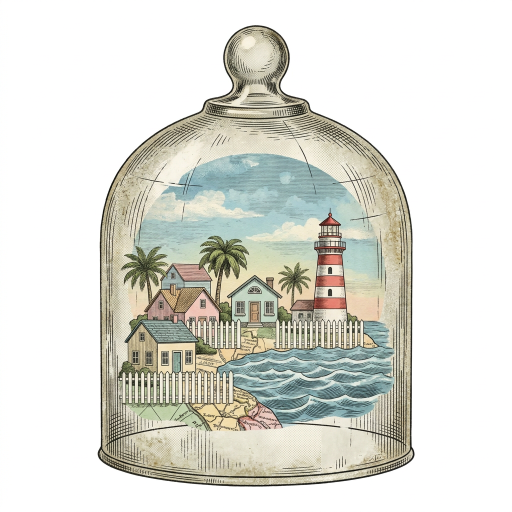
#> input picture assets/gen/globe.png, 1024 x 1024 px (shown at 1/2 size)
$ python -i cutout.py   (imports and definitions only)
#> lines starting #> are read from the running program, lines starting #| are printed output that depends on the picture; after the words box and inside, x2 and y2 are one past the last pixel; in counts of white or black regions, pixels touching at a corner belong together
### scripts/pv/core.py
"""Rendering toolkit for the PV: timing, easing, type, footage, textures, post."""
import os, json, math, functools
import numpy as np, cv2, skia

W, H, FPS = 1920, 1080, 30
SPB = 0.344828; PRE = 16
ROOT = os.path.dirname(os.path.dirname(os.path.dirname(os.path.abspath(__file__))))
def b2t(b): return (b + PRE) * SPB
def t2b(t): return t / SPB - PRE

PAPER = (236, 232, 223); INK = (20, 18, 16); RED = (214, 38, 30); WHITE = (250, 248, 242); BLACK = (8, 8, 9)
GREY = (120, 116, 110)
def col(rgb, a=1.0): return skia.Color(int(rgb[0]), int(rgb[1]), int(rgb[2]), int(max(0, min(1, a)) * 255))
def mixc(a, b, k): return tuple(a[i] + (b[i] - a[i]) * k for i in range(3))

# ---------------------------------------------------------------- easing
def c01(x): return 0.0 if x < 0 else (1.0 if x > 1 else x)
def lin(t, a, b): return c01((t - a) / (b - a)) if b != a else float(t >= b)
def out_cubic(x): x = c01(x); return 1 - (1 - x) ** 3
def out_quint(x): x = c01(x); return 1 - (1 - x) ** 5
def out_expo(x): x = c01(x); return 1.0 if x >= 1 else 1 - 2 ** (-10 * x)
def in_cubic(x): x = c01(x); return x ** 3
def in_out(x): x = c01(x); return 3 * x * x - 2 * x ** 3
def out_back(x, s=1.70158): x = c01(x); return 1 + (s + 1) * (x - 1) ** 3 + s * (x - 1) ** 2
def lerp(a, b, k): return a + (b - a) * k
def pulse(t, t0, decay=0.18): return math.exp(-(t - t0) / decay) if t >= t0 else 0.0
def rnd(seed):  # deterministic hash -> [0,1)
    x = math.sin(seed * 127.1 + 311.7) * 43758.5453; return x - math.floor(x)

# ---------------------------------------------------------------- fonts
F = os.path.join(ROOT, 'assets', 'fonts')
_FILES = dict(serif=F + '/Playfair.ttf', serifi=F + '/PlayfairItalic.ttf', bodoni=F + '/BodoniModa.ttf',
              anton=F + '/Anton-Regular.ttf', mono=F + '/SpaceMono-Regular.ttf', monob=F + '/SpaceMono-Bold.ttf',
              cn='/usr/share/fonts/adobe-source-han-serif/SourceHanSerifCN-Medium.otf',
              cnb='/usr/share/fonts/adobe-source-han-serif/SourceHanSerifCN-Heavy.otf',
              cnl='/usr/share/fonts/adobe-source-han-serif/SourceHanSerifCN-Light.otf',
              jpb=('/usr/share/fonts/noto-cjk/NotoSansCJK-Black.ttc', 0))
_TAG = 0x77676874
# [15 lines left out: functions typeface, font, not called in this run]
def text_w(s, f, tracking=0.0):
    return f.measureText(s) + tracking * max(0, len(s) - 1)

# [46 lines left out: functions draw_text, draw_text_arc, rect, circle, line, arc, not called in this run]

# ---------------------------------------------------------------- footage
class Movie:
    """frame-accurate-ish access to the movie (top 1280x600, subtitles cropped away)."""
    def __init__(self, path=os.path.join(ROOT, 'src', 'movie.mkv')):
#> further down, picture is the input picture: shape (1024, 1024, 3); mean B, G, R 213.3, 220.9, 220.5
        self.path = path; self.caps = {}; self.fps = None; self.still = {}
    # [23 lines left out: functions _cap, raw, get_still, not called in this run]
MOVIE = Movie()

# [14 lines left out: function grade, not called in this run]
def to_img(rgba): return skia.Image.fromarray(rgba, colorType=skia.kRGBA_8888_ColorType)

# [16 lines left out: function draw_img, not called in this run]

def footage(c, t_movie, x, y, w, h, key='a', mode='bw', alpha=1.0, shape='rect', r=0.0, zoom=1.0, fx=0.5, fy=0.5, still=False, **gk):
    fr = MOVIE.get_still(t_movie) if still else MOVIE.raw(t_movie, key)
    draw_img(c, to_img(grade(fr, mode, **gk)), x, y, w, h, alpha, shape, r, zoom, fx, fy)

# ---------------------------------------------------------------- textures
# [28 lines left out: functions _fbm, paper_tex, paper, not called in this run]

_yy, _xx = np.mgrid[0:H, 0:W].astype(np.float32)
_rr = np.sqrt(((_xx - W / 2) / (W / 2)) ** 2 + ((_yy - H / 2) / (H / 2)) ** 2)
VIG = np.clip(1 - 0.34 * np.clip(_rr - 0.55, 0, 1) ** 1.6, 0, 1)[:, :, None].astype(np.float32)
_GR = [np.random.default_rng(100 + i).normal(0, 1, (H // 2, W // 2)).astype(np.float32) for i in range(8)]
_SCAN = (0.94 + 0.06 * np.cos(np.arange(H) * math.pi))[:, None, None].astype(np.float32)

# [58 lines left out: functions post, load_timeline, not called in this run]

### scripts/cutout.py
"""Cut-outs with rembg (BiRefNet, GPU) -> assets/cut/*.png (RGBA, trimmed).
   usage: cutout.py [name ...]   (default: all jobs)"""
import os, sys, glob
sys.path.insert(0, os.path.join(os.path.dirname(os.path.abspath(__file__)), 'pv'))
import numpy as np, cv2
from core import ROOT, MOVIE

CUT = os.path.join(ROOT, 'assets', 'cut'); GEN = os.path.join(ROOT, 'assets', 'gen')
# [1 line not run here, left out]

# name: ('movie', t) | ('gen', file) | ('split', file, min_area) | ('seq', t0, dur, fps) ; optional crop (x0, y0, x1, y1) in source px
JOBS = {
    'truman_wave': ('movie', 172.0), 'truman_sirius': ('movie', 520.0), 'truman_wall': ('movie', 5490.0),
    'truman_hand': ('movie', 5402.0), 'truman_gn': ('movie', 5690.0), 'truman_door': ('movie', 5714.0),
    'truman_dark': ('movie', 5594.0),
    'christof_hands': ('movie', 38.0), 'christof_close': ('movie', 4884.0), 'christof_smile': ('movie', 5642.0),
    'christof_head': ('movie', 3556.0), 'christof_title': ('movie', 26.0),
    'meryl_arms': ('movie', 3220.0), 'meryl_smile': ('movie', 86.0), 'marlon': ('movie', 122.0),
    'sylvia': ('movie', 1452.0), 'sylvia_watch': ('movie', 5680.0),
    'v_bathtub': ('movie', 5728.0), 'v_lady': ('movie', 3626.0), 'v_bar': ('movie', 4926.0), 'v_host': ('movie', 3734.0),
    'v_ladies': ('movie', 4932.0),
    'g_iris': ('gen', 'iris.png'), 'g_globe': ('gen', 'globe.png'), 'g_puppet': ('gen', 'puppet.png'),
    'g_eye': ('gen', 'eye.png'), 'g_head': ('gen', 'head.png'), 'g_sirius': ('gen', 'sirius.png'),
    'g_audience': ('gen', 'audience.png'), 'g_megaphone': ('gen', 'megaphone.png'), 'g_tv': ('gen', 'tv.png'),
    'cam': ('split', 'cams.png', 4000), 'scrap': ('split', 'scraps.png', 6000),
    's_wave': ('seq', 171.2, 2.5, 12), 's_christof': ('seq', 36.0, 3.0, 12), 's_bow': ('seq', 5704.0, 2.0, 12),
    's_meryl': ('seq', 3252.0, 2.5, 12), 's_wall': ('seq', 5489.0, 2.5, 12), 's_gn': ('seq', 5689.5, 2.0, 12),
    's_sylvia': ('seq', 1452.0, 1.3, 12), 's_marlon': ('seq', 120.5, 2.0, 12),
}

ML_GEN = {'eye.png'}      # backgrounds that are not flat enough for keying

def wkey(bgr, tol=34):
    """key out a flat light background connected to the image border (for generated assets); bg colour = border median"""
#> called with tol = 34
    edge = np.concatenate([bgr[:4].reshape(-1, 3), bgr[-4:].reshape(-1, 3), bgr[:, :4].reshape(-1, 3), bgr[:, -4:].reshape(-1, 3)])
    ref = np.median(edge, 0)
#> ref = [255, 255, 255]
    d = np.abs(bgr.astype(np.float32) - ref[None, None]).max(2)
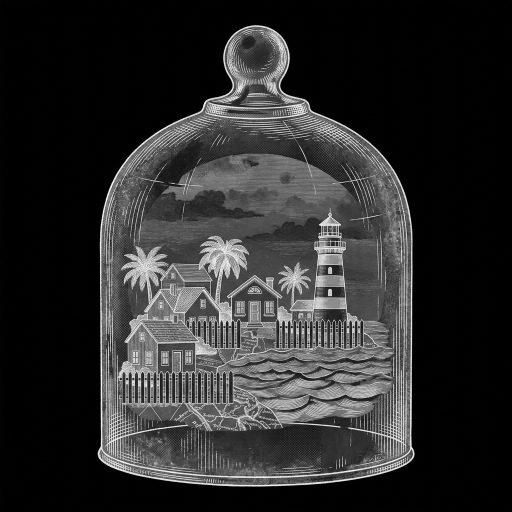
#> d: shape (1024, 1024) float64 (shown at 1/2 size); min 0, max 255, mean 44
    cand = (d < tol).astype(np.uint8)
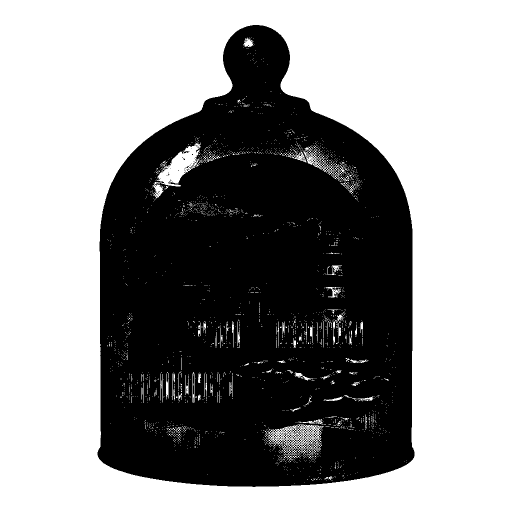
#> cand: shape (1024, 1024) (shown at 1/2 size); values 0 (black) and 1 (white), 58.3% white; 218 black regions (215 under 20 px), largest, box (x1, y1, x2, y2) and area: (195, 50, 829, 974) 436704, (588, 867, 607, 884) 54, (568, 864, 578, 879) 39
    n, lab = cv2.connectedComponents(cand)
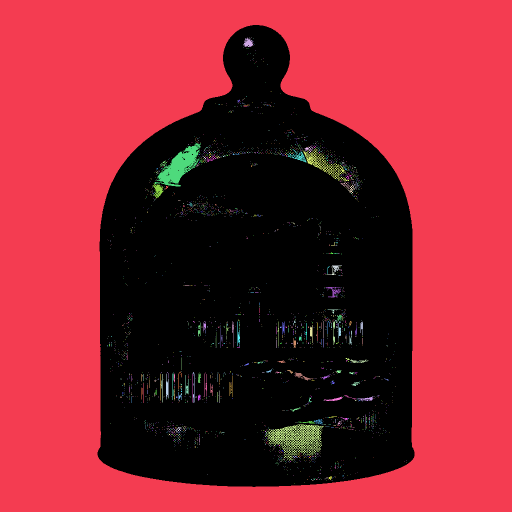
#> lab: shape (1024, 1024) int32 (shown at 1/2 size); 2491 distinct labels, from 0 to 2490; one colour per label, 0 black
#> n = 2491
    border = set(np.unique(np.concatenate([lab[0], lab[-1], lab[:, 0], lab[:, -1]]))) - {0}
#> border = 1 item
    bg = np.isin(lab, list(border))
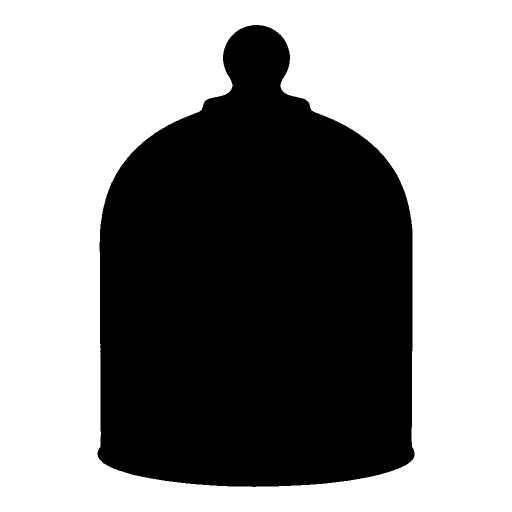
#> bg: shape (1024, 1024) bool (shown at 1/2 size); 56.5% white; 1 black region, box (x1, y1, x2, y2) and area: (195, 50, 829, 974) 456030
    a = (~bg).astype(np.uint8) * 255
    a = cv2.morphologyEx(a, cv2.MORPH_OPEN, np.ones((3, 3), np.uint8))
#> a: shape (1024, 1024); 43.5% white; 1 white region, box (x1, y1, x2, y2) and area: (195, 50, 829, 974) 456023
    a = cv2.GaussianBlur(cv2.erode(a, np.ones((2, 2), np.uint8)), (0, 0), 0.9)
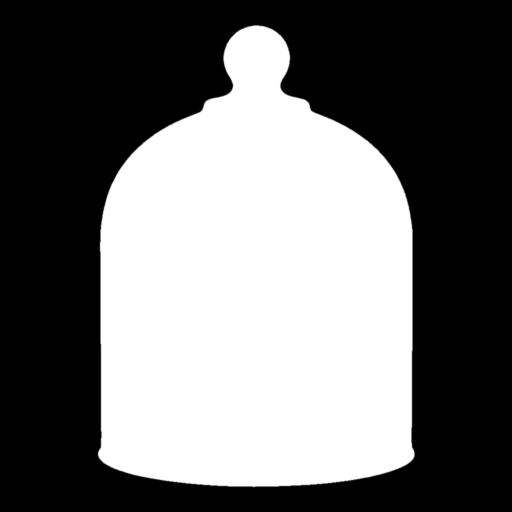
#> a: shape (1024, 1024) (shown at 1/2 size); min 0, max 255, mean 110.5
    return np.concatenate([bgr, a[:, :, None]], 2)

ML_PY = os.path.expanduser('~/.venvs/ml/bin/python')
# [12 lines left out: function matte_batch, not called in this run]

def matte(bgr):
    return matte_batch([bgr])[0]

# [44 lines left out: functions trim, movie_frame, run, not called in this run]

# [8 lines not run here, left out]

>>> import cv2
>>> picture = cv2.imread('../assets/gen/globe.png')
>>> result = wkey(picture)

$ run again, on assets/gen/postcard.png
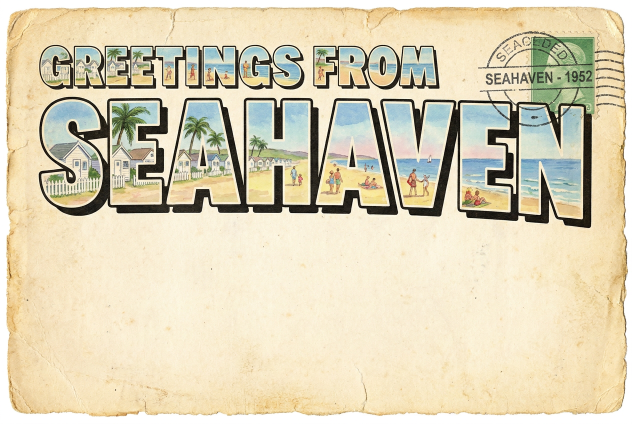
#> input picture assets/gen/postcard.png, 1264 x 848 px (shown at 1/2 size)
#> picture is the input picture: shape (848, 1264, 3); mean B, G, R 182.5, 210, 219.4
#> ref = [255, 255, 255]
#> cand: shape (848, 1264); values 0 (black) and 1 (white), 9.3% white; 5484 white regions (5198 under 20 px), largest, box (x1, y1, x2, y2) and area: (0, 0, 1264, 848) 67441, (852, 457, 896, 553) 1203, (339, 414, 404, 475) 895
#> in wkey, `n, lab = cv2.connectedComponents(cand)`:
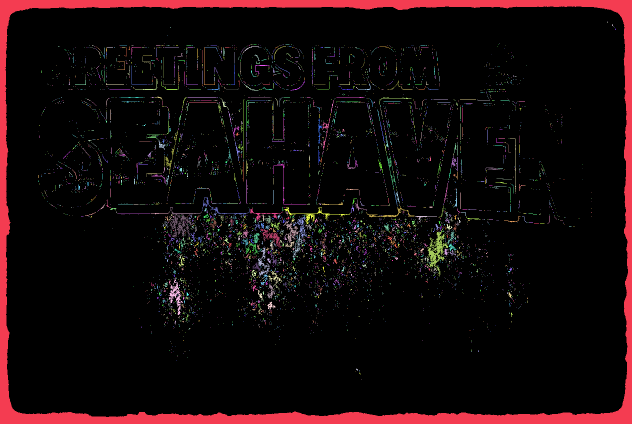
#> lab: shape (848, 1264) int32 (shown at 1/2 size); 5485 distinct labels, from 0 to 5484; one colour per label, 0 black
#> n = 5485
#> border = 1 item
#> bg: shape (848, 1264) bool; 6.3% white; 1 white region, box (x1, y1, x2, y2) and area: (0, 0, 1264, 848) 67441
#> in wkey, `a = (~bg).astype(np.uint8) * 255`:
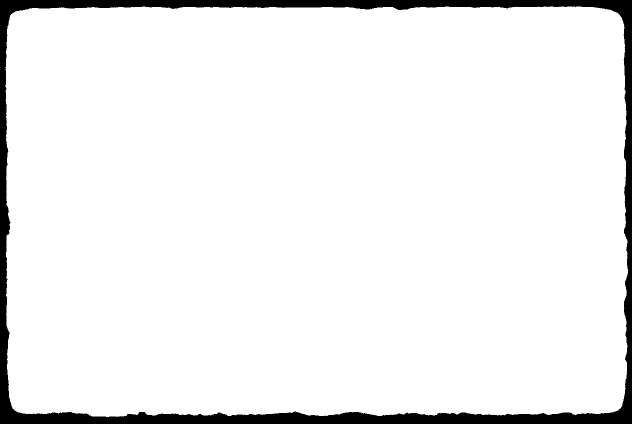
#> a: shape (848, 1264) (shown at 1/2 size); 93.7% white; 1 black region, box (x1, y1, x2, y2) and area: (0, 0, 1264, 848) 67441
